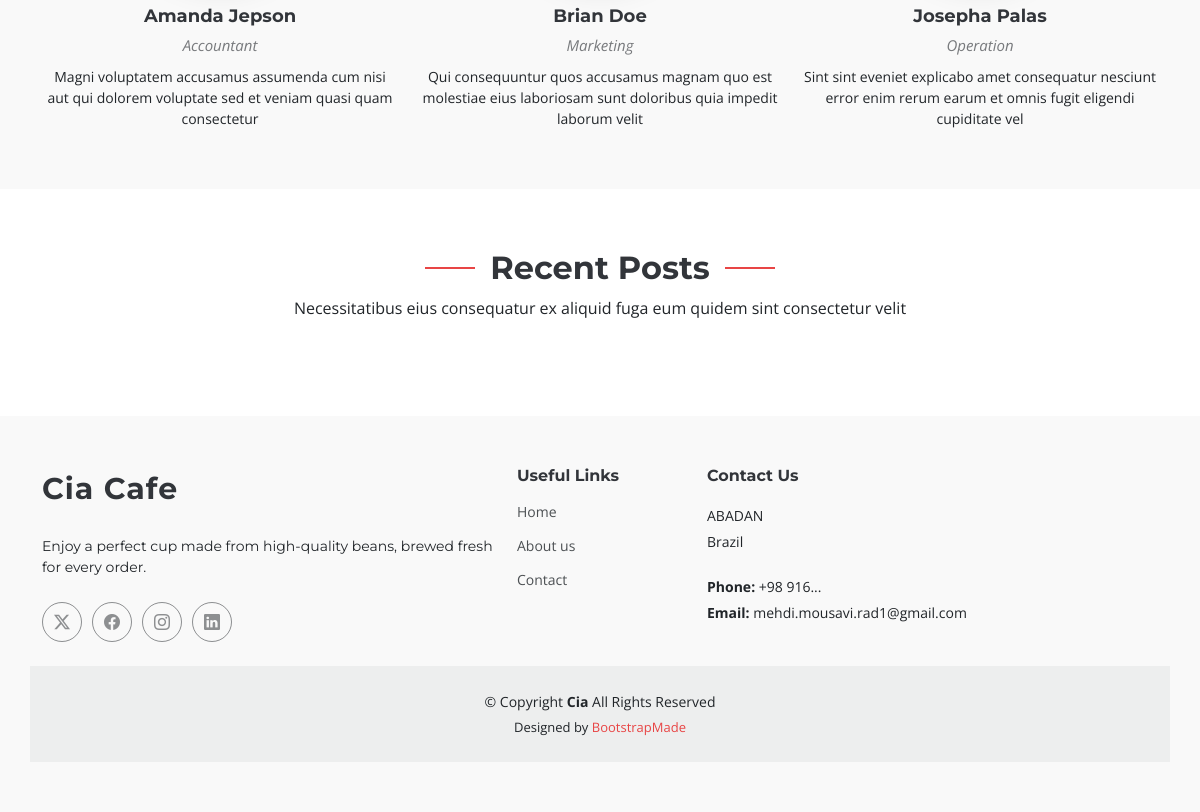
Before: / (lower part) with the older database file.
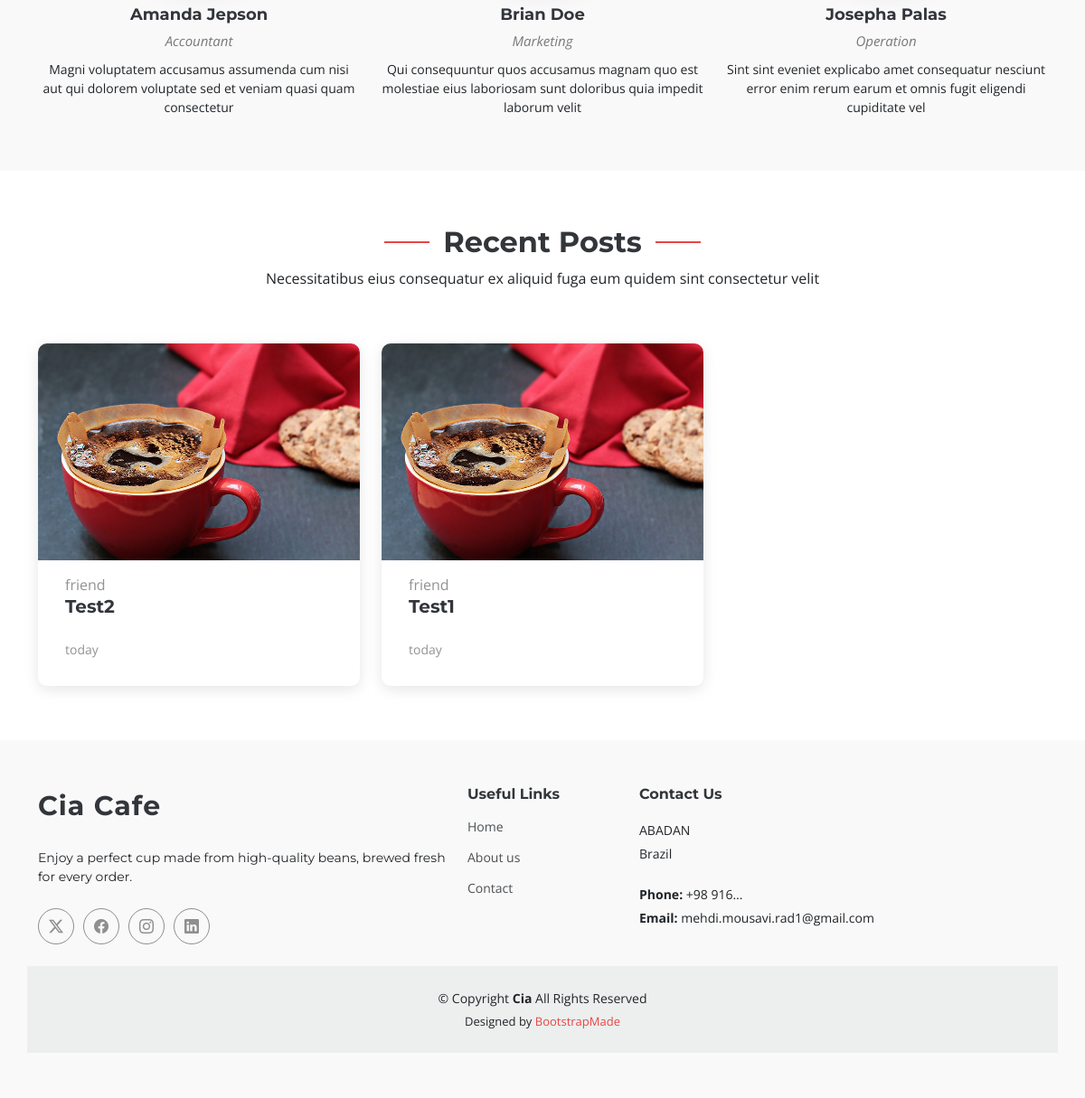
After: the same page with the newer database file.
### blog/models.py (models this page shows, shortened)
class Post(models.Model):
    title = models.CharField(max_length=200)
    content = RichTextField()
    author = models.ForeignKey(User,on_delete=models.SET_NULL, null = True)
    image = models.ImageField(upload_to='blog/',default='blog/blog-img2.png')
    profile = models.ImageField(upload_to='blog/profile/',default='blog/profile/profile.jpg')
    tags = TaggableManager()
    status_type = models.TextChoices("status_type",'published unpublished')
    status = models.CharField(blank=True, choices=status_type.choices, max_length=15)
    category = models.ManyToManyField(Categories)
    login_required = models.BooleanField(default=False)
    counted_views = models.IntegerField(default = 0)
    created_date = models.DateTimeField(auto_now_add=True)
    pub_date = models.DateTimeField(null=True)
    updated_date = models.DateTimeField(auto_now=True)
    class Meta:
        ordering = ['-pub_date']

class Categories(models.Model):
    name = models.CharField(max_length=200)

### website/templatetags/website_tags.py (called while the page is built)
@register.inclusion_tag('website/latest_posts.html')
def latest_posts(args=3):
    posts = Post.objects.filter(
        status='published',
        pub_date__lte=timezone.now()
    ).order_by('-pub_date')[:args]
    return {'posts': posts}

### templates/website/index.html (shortened to what this page needs)
{% extends 'base.html' %}
{% load static %}
{% block content %}
{% load website_tags %}
  <main class="main">
    <section id="team" class="team section light-background">
      <div class="container">
        <div class="row gy-5">
          <div class="col-lg-4 col-md-6 member" data-aos="fade-up" data-aos-delay="400">
            <div class="member-info text-center">
              <h4>Amanda Jepson</h4>
              <span>Accountant</span>
              <p>Magni voluptatem accusamus assumenda cum nisi aut qui dolorem voluptate sed et veniam quasi quam consectetur</p>
            </div>
          </div>
          <div class="col-lg-4 col-md-6 member" data-aos="fade-up" data-aos-delay="500">
            <div class="member-info text-center">
              <h4>Brian Doe</h4>
              <span>Marketing</span>
              <p>Qui consequuntur quos accusamus magnam quo est molestiae eius laboriosam sunt doloribus quia impedit laborum velit</p>
            </div>
          </div>
          <div class="col-lg-4 col-md-6 member" data-aos="fade-up" data-aos-delay="600">
            <div class="member-info text-center">
              <h4>Josepha Palas</h4>
              <span>Operation</span>
              <p>Sint sint eveniet explicabo amet consequatur nesciunt error enim rerum earum et omnis fugit eligendi cupiditate vel</p>
            </div>
          </div>
        </div>
      </div>
    </section>
    {% latest_posts %}
  </main>
{% endblock %}

### templates/website/latest_posts.html (shortened to what this page needs)
{% load static %}
{%load humanize%}
<section id="recent-posts" class="recent-posts section">
  <div class="container section-title" data-aos="fade-up">
    <h2>Recent Posts</h2>
    <p>Necessitatibus eius consequatur ex aliquid fuga eum quidem sint consectetur velit</p>
  </div>
  <div class="container">
    <div class="row gy-4">
      {% for post in posts %}
        <div class="col-xl-4 col-md-6" data-aos="fade-up" data-aos-delay="100">
          <article>
            <div class="post-img">
              <img src="{{ post.image.url }}" alt="" class="img-fluid" />
            </div>
            {% for cat in post.category.all %}
              <a class="post-category">{{ cat.name }}</a>
            {% endfor %}
            <h2 class="title"><a href="{% url 'blog:single' pid=post.id %}">{{ post.title }}</a></h2>
            <div class="d-flex align-items-center">
              <div class="post-meta">
                <p class="post-date">
                  <time datetime="2022-01-01">{{ post.pub_date|naturalday }}</time>
                </p>
              </div>
            </div>
          </article>
        </div>
      {% endfor %}
    </div>
  </div>
</section>

Changed rows visible on the page:
added Post: image (picture), title "Test2", pub_date "today"
added Categories: name "friend"
added Post: image (picture), title "Test1", pub_date "today"
